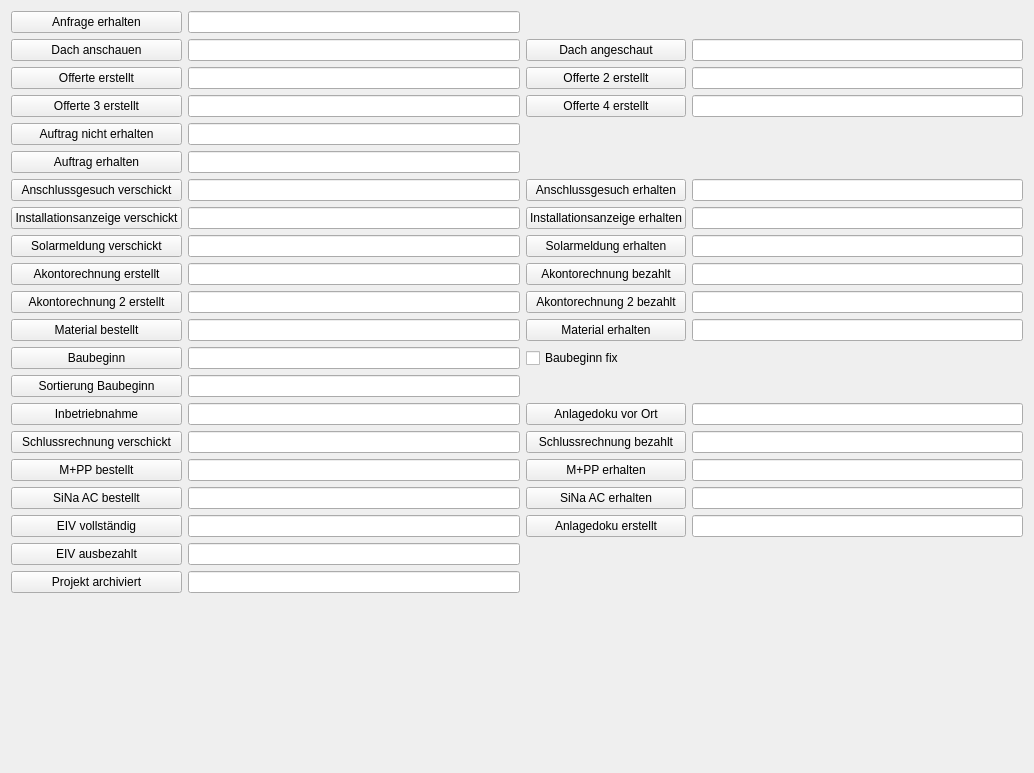
<?xml version="1.0" encoding="UTF-8"?>
<ui version="4.0">
 <class>Progress</class>
 <widget class="QWidget" name="Progress">
  <property name="geometry">
   <rect>
    <x>0</x>
    <y>0</y>
    <width>1034</width>
    <height>773</height>
   </rect>
  </property>
  <property name="windowTitle">
   <string>Form</string>
  </property>
  <layout class="QGridLayout" name="gridLayout">
   <item row="0" column="0">
    <widget class="QPushButton" name="pb_inquiryReceived">
     <property name="text">
      <string>Anfrage erhalten</string>
     </property>
    </widget>
   </item>
   <item row="0" column="1">
    <widget class="QLineEdit" name="obj_inquiryReceived"/>
   </item>
   <item row="1" column="0">
    <widget class="QPushButton" name="pb_roofMeasure">
     <property name="text">
      <string>Dach anschauen</string>
     </property>
    </widget>
   </item>
   <item row="1" column="1">
    <widget class="QLineEdit" name="obj_roofMeasure">
     <property name="text">
      <string/>
     </property>
    </widget>
   </item>
   <item row="1" column="2">
    <widget class="QPushButton" name="pb_roofMeasured">
     <property name="text">
      <string>Dach angeschaut</string>
     </property>
    </widget>
   </item>
   <item row="1" column="3">
    <widget class="QLineEdit" name="obj_roofMeasured"/>
   </item>
   <item row="2" column="0">
    <widget class="QPushButton" name="pb_quote1Sent">
     <property name="text">
      <string>Offerte erstellt</string>
     </property>
    </widget>
   </item>
   <item row="2" column="1">
    <widget class="QLineEdit" name="obj_quote1Sent"/>
   </item>
   <item row="2" column="2">
    <widget class="QPushButton" name="pb_quote2Sent">
     <property name="text">
      <string>Offerte 2 erstellt</string>
     </property>
    </widget>
   </item>
   <item row="2" column="3">
    <widget class="QLineEdit" name="obj_quote2Sent"/>
   </item>
   <item row="3" column="0">
    <widget class="QPushButton" name="pb_quote3Sent">
     <property name="text">
      <string>Offerte 3 erstellt</string>
     </property>
    </widget>
   </item>
   <item row="3" column="1">
    <widget class="QLineEdit" name="obj_quote3Sent"/>
   </item>
   <item row="3" column="2">
    <widget class="QPushButton" name="pb_quote4Sent">
     <property name="text">
      <string>Offerte 4 erstellt</string>
     </property>
    </widget>
   </item>
   <item row="3" column="3">
    <widget class="QLineEdit" name="obj_quote4Sent"/>
   </item>
   <item row="4" column="0">
    <widget class="QPushButton" name="pb_orderRejected">
     <property name="text">
      <string>Auftrag nicht erhalten</string>
     </property>
    </widget>
   </item>
   <item row="4" column="1">
    <widget class="QLineEdit" name="obj_orderRejected"/>
   </item>
   <item row="5" column="0">
    <widget class="QPushButton" name="pb_orderReceived">
     <property name="text">
      <string>Auftrag erhalten</string>
     </property>
    </widget>
   </item>
   <item row="5" column="1">
    <widget class="QLineEdit" name="obj_orderReceived"/>
   </item>
   <item row="6" column="0">
    <widget class="QPushButton" name="pb_tagSent">
     <property name="text">
      <string>Anschlussgesuch verschickt</string>
     </property>
    </widget>
   </item>
   <item row="6" column="1">
    <widget class="QLineEdit" name="obj_tagSent"/>
   </item>
   <item row="6" column="2">
    <widget class="QPushButton" name="pb_tagReceived">
     <property name="text">
      <string>Anschlussgesuch erhalten</string>
     </property>
    </widget>
   </item>
   <item row="6" column="3">
    <widget class="QLineEdit" name="obj_tagReceived"/>
   </item>
   <item row="7" column="0">
    <widget class="QPushButton" name="pb_iaSent">
     <property name="text">
      <string>Installationsanzeige verschickt</string>
     </property>
    </widget>
   </item>
   <item row="7" column="1">
    <widget class="QLineEdit" name="obj_iaSent"/>
   </item>
   <item row="7" column="2">
    <widget class="QPushButton" name="pb_iaReceived">
     <property name="text">
      <string>Installationsanzeige erhalten</string>
     </property>
    </widget>
   </item>
   <item row="7" column="3">
    <widget class="QLineEdit" name="obj_iaReceived"/>
   </item>
   <item row="8" column="0">
    <widget class="QPushButton" name="pb_bauSent">
     <property name="text">
      <string>Solarmeldung verschickt</string>
     </property>
    </widget>
   </item>
   <item row="8" column="1">
    <widget class="QLineEdit" name="obj_bauSent"/>
   </item>
   <item row="8" column="2">
    <widget class="QPushButton" name="pb_bauReceived">
     <property name="text">
      <string>Solarmeldung erhalten</string>
     </property>
    </widget>
   </item>
   <item row="8" column="3">
    <widget class="QLineEdit" name="obj_bauReceived"/>
   </item>
   <item row="9" column="0">
    <widget class="QPushButton" name="pb_partialInvoiceSent">
     <property name="text">
      <string>Akontorechnung erstellt</string>
     </property>
    </widget>
   </item>
   <item row="9" column="1">
    <widget class="QLineEdit" name="obj_partialInvoiceSent"/>
   </item>
   <item row="9" column="2">
    <widget class="QPushButton" name="pb_partialInvoiceReceived">
     <property name="text">
      <string>Akontorechnung bezahlt</string>
     </property>
    </widget>
   </item>
   <item row="9" column="3">
    <widget class="QLineEdit" name="obj_partialInvoiceReceived"/>
   </item>
   <item row="10" column="0">
    <widget class="QPushButton" name="pb_partialInvoice2Sent">
     <property name="text">
      <string>Akontorechnung 2 erstellt</string>
     </property>
    </widget>
   </item>
   <item row="10" column="1">
    <widget class="QLineEdit" name="obj_partialInvoice2Sent"/>
   </item>
   <item row="10" column="2">
    <widget class="QPushButton" name="pb_partialInvoice2Received">
     <property name="text">
      <string>Akontorechnung 2 bezahlt</string>
     </property>
    </widget>
   </item>
   <item row="10" column="3">
    <widget class="QLineEdit" name="obj_partialInvoice2Received"/>
   </item>
   <item row="11" column="0">
    <widget class="QPushButton" name="pb_materialOrdered">
     <property name="text">
      <string>Material bestellt</string>
     </property>
    </widget>
   </item>
   <item row="11" column="1">
    <widget class="QLineEdit" name="obj_materialOrdered"/>
   </item>
   <item row="11" column="2">
    <widget class="QPushButton" name="pb_materialReceived">
     <property name="text">
      <string>Material erhalten</string>
     </property>
    </widget>
   </item>
   <item row="11" column="3">
    <widget class="QLineEdit" name="obj_materialReceived"/>
   </item>
   <item row="12" column="0">
    <widget class="QPushButton" name="pb_constructionStart">
     <property name="text">
      <string>Baubeginn</string>
     </property>
    </widget>
   </item>
   <item row="12" column="1">
    <widget class="QLineEdit" name="obj_constructionStart"/>
   </item>
   <item row="12" column="2">
    <widget class="QCheckBox" name="obj_constructionFixed">
     <property name="text">
      <string>Baubeginn fix</string>
     </property>
    </widget>
   </item>
   <item row="13" column="0">
    <widget class="QPushButton" name="pb_constructionSort">
     <property name="text">
      <string>Sortierung Baubeginn</string>
     </property>
    </widget>
   </item>
   <item row="13" column="1">
    <widget class="QLineEdit" name="obj_constructionSort"/>
   </item>
   <item row="14" column="0">
    <widget class="QPushButton" name="pb_launch">
     <property name="text">
      <string>Inbetriebnahme</string>
     </property>
    </widget>
   </item>
   <item row="14" column="1">
    <widget class="QLineEdit" name="obj_launch"/>
   </item>
   <item row="14" column="2">
    <widget class="QPushButton" name="pb_documentationPlaced">
     <property name="text">
      <string>Anlagedoku vor Ort</string>
     </property>
    </widget>
   </item>
   <item row="14" column="3">
    <widget class="QLineEdit" name="obj_documentationPlaced"/>
   </item>
   <item row="15" column="0">
    <widget class="QPushButton" name="pb_finalInvoiceSent">
     <property name="text">
      <string>Schlussrechnung verschickt</string>
     </property>
    </widget>
   </item>
   <item row="15" column="1">
    <widget class="QLineEdit" name="obj_finalInvoiceSent"/>
   </item>
   <item row="15" column="2">
    <widget class="QPushButton" name="pb_finalInvoiceReceived">
     <property name="text">
      <string>Schlussrechnung bezahlt</string>
     </property>
    </widget>
   </item>
   <item row="15" column="3">
    <widget class="QLineEdit" name="obj_finalInvoiceReceived"/>
   </item>
   <item row="16" column="0">
    <widget class="QPushButton" name="pb_siNaDcOrdered">
     <property name="text">
      <string>M+PP bestellt</string>
     </property>
    </widget>
   </item>
   <item row="16" column="1">
    <widget class="QLineEdit" name="obj_siNaDcOrdered"/>
   </item>
   <item row="16" column="2">
    <widget class="QPushButton" name="pb_siNaDcReceived">
     <property name="text">
      <string>M+PP erhalten</string>
     </property>
    </widget>
   </item>
   <item row="16" column="3">
    <widget class="QLineEdit" name="obj_siNaDcReceived"/>
   </item>
   <item row="17" column="0">
    <widget class="QPushButton" name="pb_siNaAcOrdered">
     <property name="text">
      <string>SiNa AC bestellt</string>
     </property>
    </widget>
   </item>
   <item row="17" column="1">
    <widget class="QLineEdit" name="obj_siNaAcOrdered"/>
   </item>
   <item row="17" column="2">
    <widget class="QPushButton" name="pb_siNaAcReceived">
     <property name="text">
      <string>SiNa AC erhalten</string>
     </property>
    </widget>
   </item>
   <item row="17" column="3">
    <widget class="QLineEdit" name="obj_siNaAcReceived"/>
   </item>
   <item row="18" column="0">
    <widget class="QPushButton" name="pb_eivComplete">
     <property name="text">
      <string>EIV vollständig</string>
     </property>
    </widget>
   </item>
   <item row="18" column="1">
    <widget class="QLineEdit" name="obj_eivComplete"/>
   </item>
   <item row="18" column="2">
    <widget class="QPushButton" name="pb_documentationCreated">
     <property name="text">
      <string>Anlagedoku erstellt</string>
     </property>
    </widget>
   </item>
   <item row="18" column="3">
    <widget class="QLineEdit" name="obj_documentationCreated"/>
   </item>
   <item row="19" column="0">
    <widget class="QPushButton" name="pb_eivPayed">
     <property name="text">
      <string>EIV ausbezahlt</string>
     </property>
    </widget>
   </item>
   <item row="19" column="1">
    <widget class="QLineEdit" name="obj_eivPayed"/>
   </item>
   <item row="20" column="0">
    <widget class="QPushButton" name="pb_archived">
     <property name="text">
      <string>Projekt archiviert</string>
     </property>
    </widget>
   </item>
   <item row="20" column="1">
    <widget class="QLineEdit" name="obj_archived"/>
   </item>
   <item row="21" column="0">
    <widget class="QFrame" name="frame_8">
     <property name="frameShape">
      <enum>QFrame::NoFrame</enum>
     </property>
     <property name="frameShadow">
      <enum>QFrame::Raised</enum>
     </property>
    </widget>
   </item>
  </layout>
 </widget>
 <resources/>
 <connections/>
</ui>
